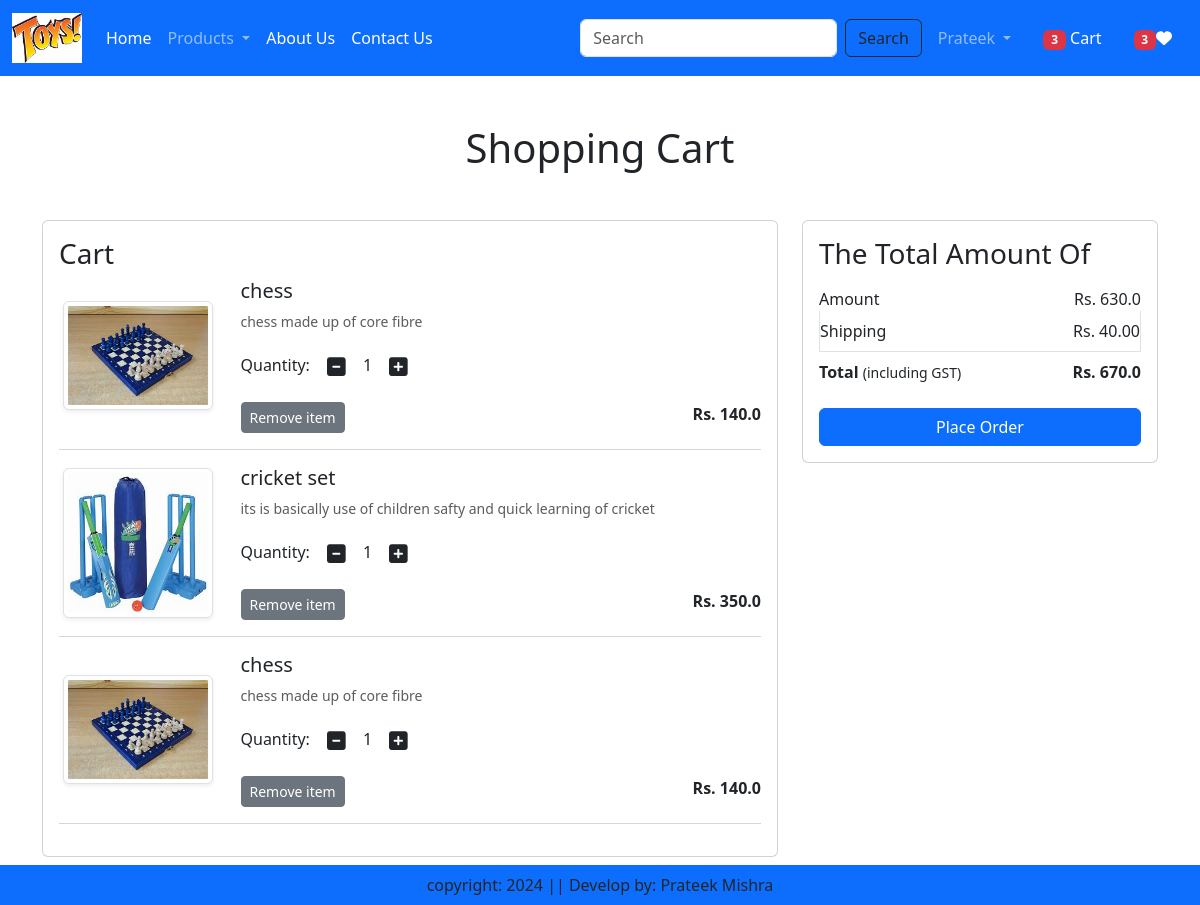
The app's page /cart/ (signed in) with its own data.
### app/models.py (models this page shows, shortened)
class Cart(models.Model):
    user = models.ForeignKey(User, on_delete=models.CASCADE)
    product = models.ForeignKey(Product, on_delete=models.CASCADE)
    quantity = models.PositiveIntegerField(default=1)

class Product(models.Model):
    title = models.CharField(max_length=100)
    selling_price =models.FloatField()
    discounted_price = models.FloatField()
    description = models.TextField()
    category = models. CharField(choices=CATEGORY_CHOICE, max_length=2)
    product_image = models.ImageField(upload_to='product')

### app/views.py (the view)
# urls.py: path('cart/', views.show_cart, name='showcart'),
@login_required
def show_cart(request):
    user = request.user
    cart =Cart.objects.filter(user=user)
    amount=0
    for p in cart:
        value= p.quantity * p.product.discounted_price
        amount = amount + value
    totalamount = amount + 40
    totalitem = 0
    wishitem = 0
    if request.user.is_authenticated:
            totalitem = len(Cart.objects.filter(user=request.user))
            wishitem =  len(Wishlist.objects.filter(user=request.user))
    return render(request, 'app/addtocart.html',locals())

### app/templates/app/addtocart.html (shortened to what this page needs)
{% extends "app/base.html" %}
{% load static %}
{% block main-content %}
<div class="container my-5">
  <div class="row">
    {% if cart %}
    <h1 class="text-center mb-5">Shopping Cart</h1>
    <div class="col-sm-8">
      <div class="card">
        <div class="card-body">
          <h3>Cart</h3>
          {% for item in cart %}
            <div class="row">
              <div class="col-sm-3 text-center align-self-center"><img src="{{item.product.product_image.url}}" alt="" srcset="" class="img-fluid
                img-thumbnail shadow-sm" height="150" width="150"> </div>
                <div class="col-sm-9">
                  <div>
                    <h5>{{item.product.title}}</h5>
                    <p class="mb-2 text-muted small">{{item.product.description}}</p>
                    <div class="my-3">
                      <label for="quantity">Quantity:</label>
                      <a class="minus-cart btn" pid={{item.product.id}}><i class="fas fa-minus-square fa-lg"></i></a>
                       <span id="quantity">{{item.quantity}}</span>
                    <a class="plus-cart btn" pid={{item.product.id}}><i class="fas fa-plus-square fa-lg"></i></a>
                    </div>
                    <div class="d-flex justify-content-between">
                      <a href="#" class="remove-cart btn btn-sm btn-secondary mr-3" pid={{item.product.id}}>Remove item </a>
                      <p class="mb-0"><span><strong>Rs. {{item.product.discounted_price}}</strong></span></p>
                    </div>
                  </div>
                </div>
            </div>
            <hr class="text-muted">
          {% endfor %}
        </div>
      </div>
    </div>
    <div class="col-sm-4">
      <div class="card">
        <div  class="card-body">
          <h3>The Total Amount Of</h3>
          <ul class="list-group">
            <li class="list-group-item d-flex justify-content-between align-items-center border-0 px-0 pb-0">Amount<span id="amount">Rs. {{amount}}</span></li>
            <li class="list-group-item d-flex justify-content-between align-items-center px-0">Shipping<span>Rs. 40.00</span></li>
            <li class="list-group-item d-flex justify-content-between align-items-center border-0 px-0 mb-3">
              <div>
                <strong>Total</strong> <small>(including GST)</small>
              </div>
               <span id="totalamount"><strong>Rs. {{totalamount}}</strong></span>
            </li>
          </ul>
          <div class="d-grid"><a href="{% url "checkout" %}" class="btn btn-primary">Place Order</a></div>
        </div>
      </div>
    </div>
    {% else %}
        <h1 class="text-center mb-5">Cart is Empty</h1>
    {% endif %}
  </div>
</div>
{% endblock main-content %}

### app/templates/app/base.html (shortened to what this page needs)
<!DOCTYPE html>
{% load static %}
<html lang="en">
<head>
  <link href="https://cdn.jsdelivr.net/npm/bootstrap@5.3.3/dist/css/bootstrap.min.css" rel="stylesheet">
  <link rel="stylesheet" href="{% static 'app/css/owl.carousel.min.css' %}" />
  <link rel="stylesheet" href="{% static 'app/css/all.min.css' %}" />
  <link rel="stylesheet" href="{% static 'app/css/style.css' %}" />
</head>
<body>
  <nav class="navbar navbar-expand-lg navbar-dark bg-primary">
    <div class="container-fluid">
      <a class="navbar-brand" href="#">
        <img src="{% static "app/images/toyslogo.jpeg" %}"width='70' height='50'>
      </a>
      <div class="collapse navbar-collapse" id="navbarSupportedContent">
        <ul class="navbar-nav me-auto mb-2 mb-lg-0">
          {% if request.user.is_authenticated %}
          <li class="nav-item">
            <a class="nav-link active" aria-current="page" href="/">Home</a>
          </li>
          <li class="nav-item dropdown">
            <a class="nav-link dropdown-toggle" href="#" role="button" data-bs-toggle="dropdown" aria-expanded="false">
              Products
            </a>
          </li>
          <li class="nav-item">
            <a class="nav-link text-white"  href="{% url 'about' %}">About Us</a>
          </li>
          <li class="nav-item">
            <a class="nav-link text-white"  href="{% url 'contact' %}">Contact Us</a>
          </li>
        </ul>
        <form class="d-flex" role="search" action="/search">
          <input class="form-control me-2" type="search" placeholder="Search" name="search" aria-label="Search">
          <button class="btn btn-outline-dark" type="submit">Search</button>
        </form>
      </div>
      <ul class="navbar-nav me-auto mb-2 mb-lg-0">
        <li class="nav-item dropdown mx-2">
          <a class="nav-link dropdown-toggle" href="#" role="button" data-bs-toggle="dropdown" aria-expanded="false">
            Prateek
          </a>
        </li>
          <li class="nav-itme mx-2">
            <a href="{% url 'showcart' %}" class="nav-link text-white">
              <span class="badge bg-danger">
                  {% if totalitem > 0 %}
                      {{ totalitem }}
                  {% endif %}
              </span> Cart
          </a>
          </li>
          <li class="nav-itme mx-2">
               <a href="{% url "showwishlist" %}" class="nav-link text-white"><span class="badge bg-danger">{% if wishitem > 0 %}{{ wishitem }}{% endif %}</span><i class="fa fa-heart"></i></a>
          </li>
          {% endif %}
      </ul>
    </div>
  </nav>
  {% block main-content %}{% endblock main-content %}
  <footer class="container-fluid fixed-bottom bg-primary text-center p-2 mt-5">
    copyright: 2024 || Develop by: Prateek Mishra
  </footer>
</body>
</html>

### records on screen
Cart: product.product_image (picture), product "chess", product.description "chess made up of core fibre", quantity "1", product.discounted_price "140.0"
Cart: product.product_image (picture), product "cricket set", product.description "its is basically use of children safty and quick learning of cricket", quantity "1", product.discounted_price "350.0"
Cart: product.product_image (picture), product "chess", product.description "chess made up of core fibre", quantity "1", product.discounted_price "140.0"

### other values on screen
{{ totalitem }} "3"
{{ wishitem }} "3"
{{ amount }} "630.0"
{{ totalamount }} "670.0"
